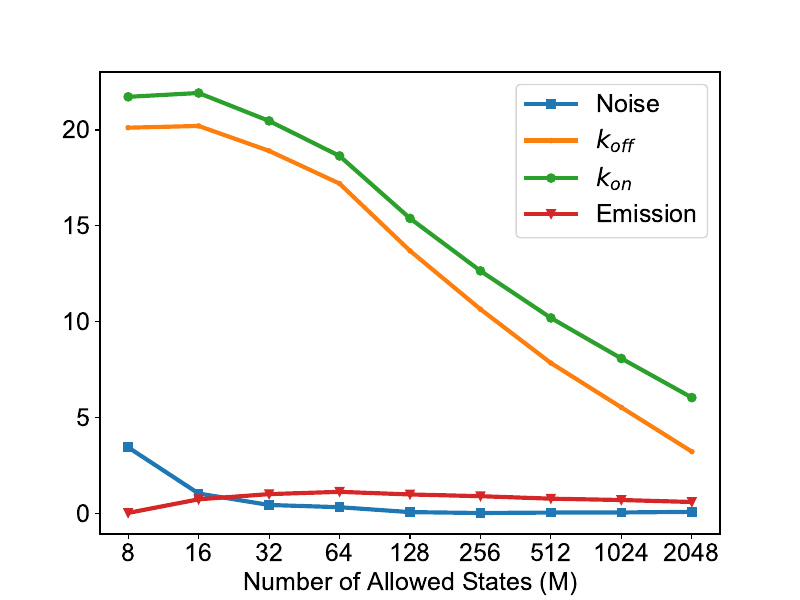

Recreate this plot in Python.
import numpy as np
import matplotlib.pyplot as plt
import matplotlib.ticker as ticker
import matplotlib

matplotlib.rcParams['figure.figsize'] = (10.0, 8.0)
#plt.style.use('dark_background')

kon_2048 = 0.06578
koff_2048 = 0.11615
emission_2048 = 6959.4984
noise_2048 = 9993.6278

kon_1024 = 0.06435
koff_1024 = 0.11338
emission_1024 = 6952.25697
noise_1024 = 9996.83918

kon_512 = 0.06287
koff_512 = 0.11060
emission_512 = 6947.39160
noise_512 = 9997.36251

kon_256 = 0.06115
koff_256 = 0.10723
emission_256 = 6938.26403
noise_256 = 9999.57792

kon_128 = 0.05923
koff_128 = 0.10357
emission_128 = 6931.94229
noise_128 = 10005.01434

kon_64 = 0.05695
koff_64 = 0.09936
emission_64 = 6922.36126
noise_64 = 10030.64179

kon_32 = 0.05567
koff_32 = 0.09731
emission_32 = 6930.70667
noise_32 = 10042.29043

kon_16 = 0.05465
koff_16 = 0.09575
emission_16 = 6949.67078
noise_16 = 10102.00224

kon_8 = 0.05479
koff_8 = 0.09586
emission_8 = 6999.33359
noise_8 = 10343.13084

index = np.array([8, 16, 32, 64, 128, 256, 512, 1024, 2048])
#index = np.array([8, 16, 32, 64, 128, 256])

emissions = np.array([emission_8, emission_16, emission_32, emission_64, emission_128,
                      emission_256, emission_512, emission_1024, emission_2048])

noise = np.array([noise_8, noise_16, noise_32, noise_64, noise_128, noise_256,
                  noise_512, noise_1024, noise_2048])

prob_on = np.array([kon_8, kon_16, kon_32, kon_64, kon_128, kon_256,
                    kon_512, kon_1024, kon_2048])

prob_off = np.array([koff_8, koff_16, koff_32, koff_64, koff_128, koff_256,
                     koff_512, koff_1024, koff_2048])

# %%
params = {'legend.fontsize': 12}
plt.rcParams.update(params)
plt.rcParams.update({'font.size': 12})

"""
plt.figure(0)
emissions_normalised = emissions / emissions[7,]
noise_normalised = noise / noise[7,]
prob_on_normalised = prob_on / prob_on[7,]
prob_off_normalised = prob_off / prob_off[7,]
plt.plot(index, emissions_normalised, c='r')
plt.plot(index, noise_normalised, c='b')
plt.plot(index, prob_on_normalised, c='w')
plt.plot(index, prob_off_normalised, c='y')
plt.show()
plt.savefig('normalised.pdf', dpi=300, transparent=True)
plt.savefig('normalised.png', dpi=300)
"""

emissions_final = emissions[-1]
noise_final = noise[-1]
prob_on_final = prob_on[-1]
prob_off_final = prob_off[-1]

emissions_divided = emissions / emissions_final
noise_divided = noise / noise_final
prob_on_divided = prob_on / prob_on_final
prob_off_divided = prob_off / prob_off_final

#true_noise = noise_final
#true_emission = emissions_final
#true_kon = prob_on_final
#true_koff = prob_off_final

true_emission = 7000
true_noise = 10000
true_kon = 0.07
true_koff = 0.12

#%% Make a fancy plot
params = {'legend.fontsize': 18}
plt.rcParams.update(params)
plt.rcParams.update({'font.size': 18})
plt.rcParams['font.family'] = 'arial'

def rel_error(true_value, inferred_value):
    rel_calc = abs((inferred_value - true_value) / true_value)
    rel_calc2 = rel_calc * 100
    return rel_calc2

noise_dict = {'8': rel_error(true_noise, noise_8), '16': rel_error(true_noise, noise_16),
              '32': rel_error(true_noise, noise_32), '64': rel_error(true_noise, noise_64),
              '128': rel_error(true_noise, noise_128), '256': rel_error(true_noise, noise_256),
              '512': rel_error(true_noise, noise_512), '1024': rel_error(true_noise, noise_1024),
              '2048': rel_error(true_noise, noise_2048)}
noise_names = list(noise_dict.keys())
noise_values = list(noise_dict.values())

prob_off_dict = {'8': rel_error(true_koff, koff_8), '16': rel_error(true_koff, koff_16),
                 '32': rel_error(true_koff, koff_32),
                 '64': rel_error(true_koff, koff_64), '128': rel_error(true_koff, koff_128),
                 '256': rel_error(true_koff, koff_256), '512': rel_error(true_koff, koff_512),
                 '1024': rel_error(true_koff, koff_1024), '2048': rel_error(true_koff, koff_2048)}
prob_off_names = list(prob_off_dict.keys())
prob_off_values = list(prob_off_dict.values())

prob_on_dict = {'8': rel_error(true_kon, kon_8), '16': rel_error(true_kon, kon_16), '32': rel_error(true_kon, kon_32),
                '64': rel_error(true_kon, kon_64), '128': rel_error(true_kon, kon_128),
                '256': rel_error(true_kon, kon_256), '512': rel_error(true_kon, kon_512),
                '1024': rel_error(true_kon, kon_1024), '2048': rel_error(true_kon, kon_2048)}
prob_on_names = list(prob_on_dict.keys())
prob_on_values = list(prob_on_dict.values())

emissions_dict = {'8': rel_error(true_emission, emission_8), '16': rel_error(true_emission, emission_16),
                  '32': rel_error(true_emission, emission_32), '64': rel_error(true_emission, emission_64),
                  '128': rel_error(true_emission, emission_128), '256': rel_error(true_emission, emission_256),
                  '512': rel_error(true_emission, emission_512), '1024': rel_error(true_emission, emission_1024),
                  '2048': rel_error(true_emission, emission_2048)}
emissions_names = list(emissions_dict.keys())
emissions_values = list(emissions_dict.values())

plt.figure(1, figsize = (8,6), dpi=300)
plt.plot(noise_names, noise_values, label = 'Noise', marker = 's', linewidth=3)
plt.plot(prob_off_names, prob_off_values, label = '$k_{off}$', marker = '.', linewidth=3)
plt.plot(prob_on_names, prob_on_values, label = '$k_{on}$', marker = 'o', linewidth=3)
plt.plot(emissions_names, emissions_values, label = 'Emission', marker = 'v', linewidth=3)
plt.xlabel('Number of Allowed States (M)')
#plt.ylabel('QUERY THIS')
#plt.ylim((0.7,1.15))
#plt.xlim((0, 300))
#plt.title('Plot of Convergence of Truncated Model Parameters to Full Model Parameters')
#plt.title('Plot of Convergence of Truncated and Full Model Parameters')
plt.legend()
plt.savefig('figuref.pdf', dpi=300, transparent=True)
plt.show()
